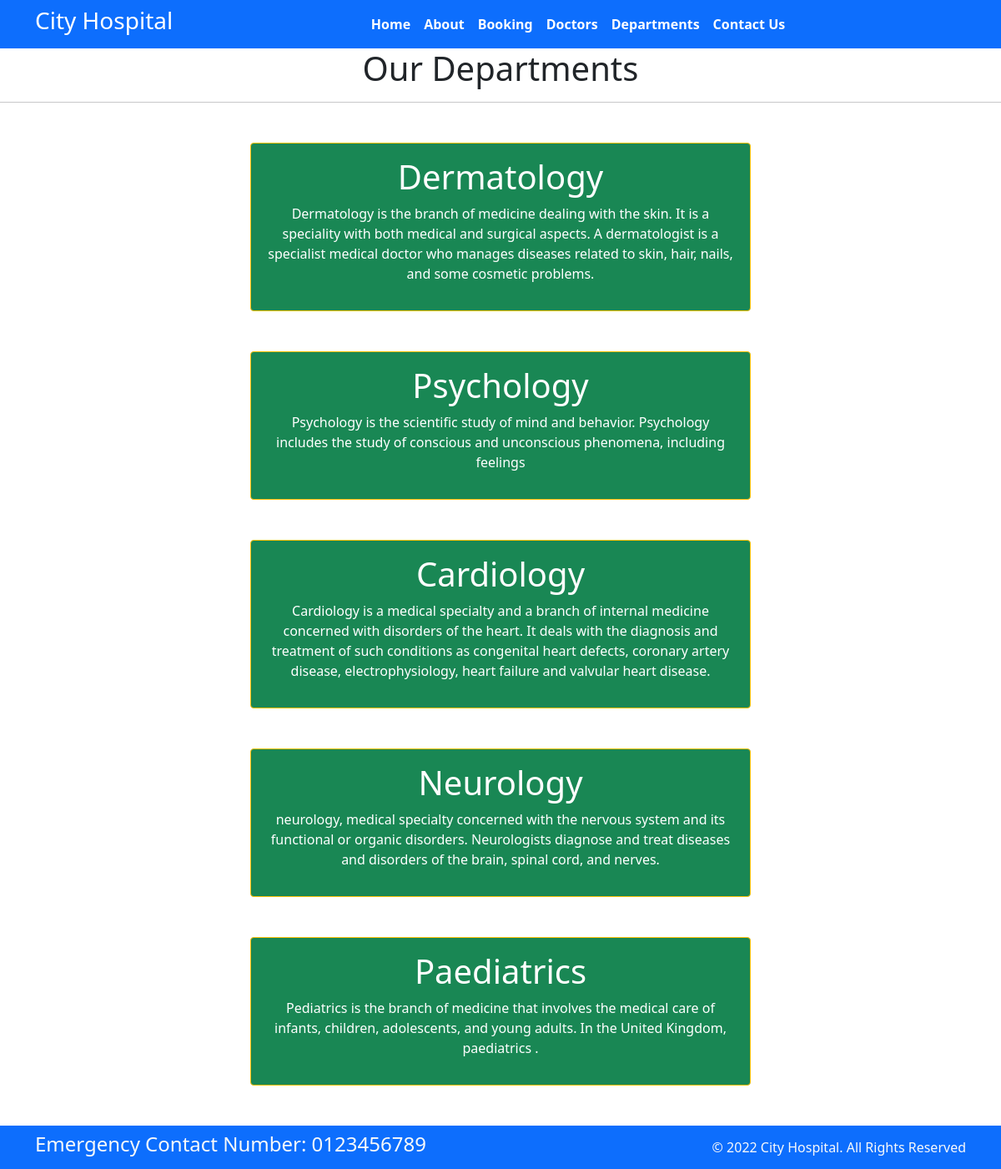
Screenshot of /department with the database file from the repository.
### home/models.py (models this page shows)
class Departments(models.Model):
    dept_name=models.CharField(max_length=100)
    dept_description=models.TextField()
    def __str__(self):
        return self.dept_name

### home/views.py (the view)
# urls.py: path('department', views.department,name='department'),
def department(request):
    dict_dep={
        'dept':Departments.objects.all()
    }
    print("data:",dict_dep)
    return render(request, 'department.html',dict_dep)

### templates/department.html (shortened to what this page needs)
{%  extends 'base.html' %}
 {% block content %}
 <h1 class="text-center">Our Departments</h1>
<hr>
{% for dep in  dept %}
<div class="mx-auto w-50 bg-success text-center text-white p-3 my-5 border border-warning rounded">
    <h1>{{dep.dept_name}}</h1>
    <p>{{dep.dept_description}}</p>
</div>
{% endfor %}
 {% endblock %}

### rows the page displays
Departments: dept_name "Dermatology", dept_description "Dermatology is the branch of medicine dealing with the skin. It is a speciality with both medical and surgical aspects. A dermatologist is a specialist medical doctor who manages diseases related to skin, hair, nails, and some cosmetic problems."
Departments: dept_name "Psychology", dept_description "Psychology is the scientific study of mind and behavior. Psychology includes the study of conscious and unconscious phenomena, including feelings"
Departments: dept_name "Cardiology", dept_description "Cardiology is a medical specialty and a branch of internal medicine concerned with disorders of the heart. It deals with the diagnosis and treatment of such conditions as congenital heart defects, coronary artery disease, electrophysiology, heart failure and valvular heart disease."
Departments: dept_name "Neurology", dept_description "neurology, medical specialty concerned with the nervous system and its functional or organic disorders. Neurologists diagnose and treat diseases and disorders of the brain, spinal cord, and nerves."
Departments: dept_name "Paediatrics", dept_description "Pediatrics is the branch of medicine that involves the medical care of infants, children, adolescents, and young adults. In the United Kingdom, paediatrics ."
